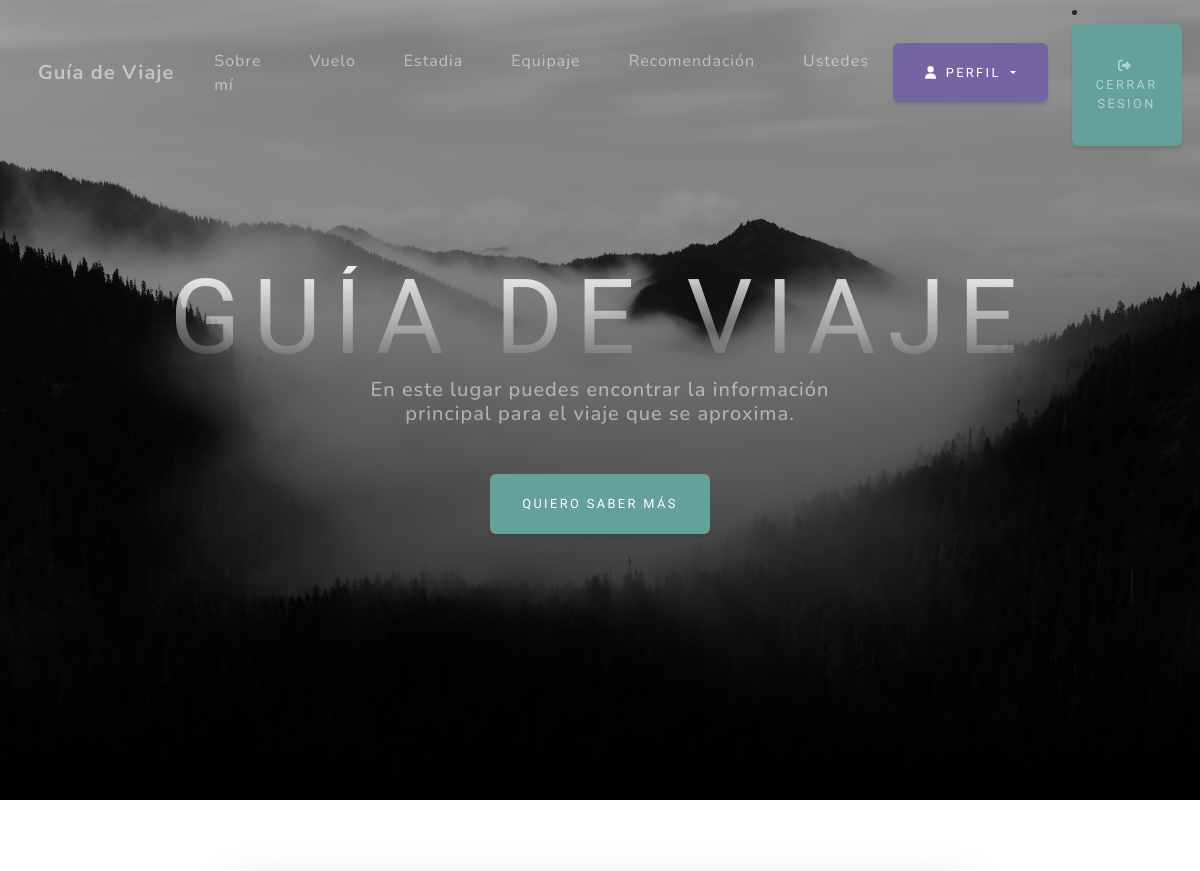
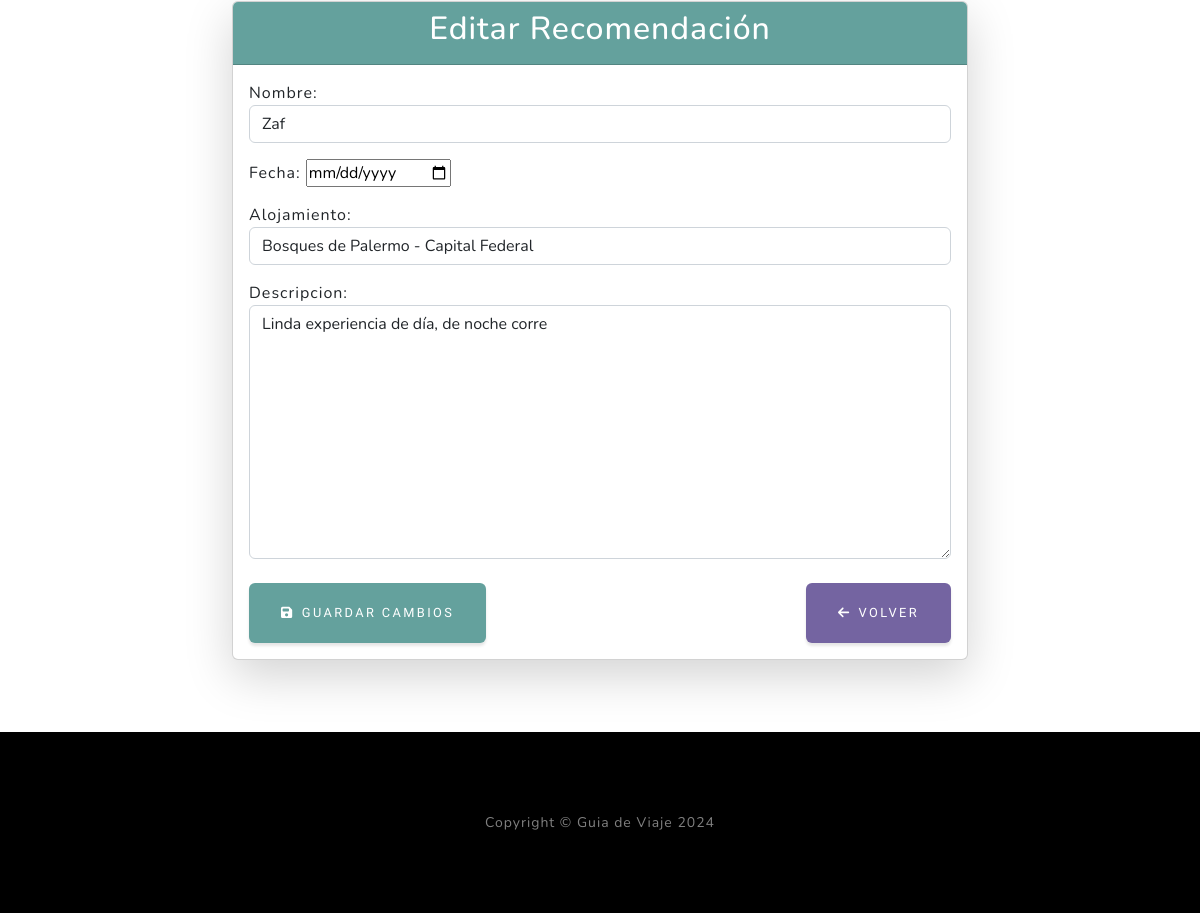
Screenshot of /recomendaciones-editar/18/ (signed in) with the database file from the repository (2 pictures, top to bottom).
### app_viaje/models.py (models this page shows, shortened)
class Recomendaciones(models.Model):
    usuario = models.ForeignKey(User, on_delete=models.CASCADE)
    nombre = models.CharField(max_length=100)
    fecha = models.DateField(default='2023-01-01')  # Definir un valor predeterminado aquí
    alojamiento = models.CharField(max_length=100)
    descripcion = models.TextField()

### app_viaje/views.py (the view)
# urls.py: path('recomendaciones-editar/<int:pk>/', views.editar_recomendaciones, name= 'recomendaciones-editar'),
@login_required
def editar_recomendaciones(request, pk):
    recomendacion = get_object_or_404(Recomendaciones, pk=pk)
    if recomendacion.usuario != request.user and not request.user.is_superuser:
        return HttpResponseForbidden("No tienes permiso para editar esta recomendación.")
    if request.method == "POST":
        recomendaciones_form = RecomendacionesFormulario(request.POST, instance=recomendacion)
        if recomendaciones_form.is_valid():
            recomendaciones_form.save()
            return redirect("recomendaciones")
    else:
        recomendaciones_form = RecomendacionesFormulario(instance=recomendacion)
    return render(request, "app_viaje/forms/editar-recomendaciones.html", {"form": recomendaciones_form})

### app_viaje/forms.py
class RecomendacionesFormulario(forms.ModelForm):
    class Meta:
        model = Recomendaciones
        fields = ["nombre", "fecha", "alojamiento", "descripcion"]
        widgets = {
            "nombre": forms.TextInput(attrs={"class": "form-control", "placeholder":"Ingrese el nombre"},),
            "fecha": forms.DateInput(attrs={"type": "date", "class": "form-conntrol", "placeholder":"AAAA/MM/DD"},),
            "alojamiento": forms.TextInput(attrs={"class": "form-control", "placeholder":"Ingrese el alojamiento y ubicación"},),
            "descripcion": forms.Textarea(attrs={"class": "form-control", "placeholder":"Ingrese la descripcion"})
        }

### app_viaje/templates/app_viaje/forms/editar-recomendaciones.html (shortened to what this page needs)
{% extends "app_viaje/base.html" %}
{% block content %}
<section id="editar-recomendacion" class="py-5">
    <div class="container my-4">
        <div class="row justify-content-center">
            <div class="col-md-8">
                <div class="card shadow-lg">
                    <div class="card-header text-center bg-primary text-white">
                        <h2>Editar Recomendación</h2>
                    </div>
                    <div class="card-body">
                        <form method="post">
                            <div class="mb-3">
                                {{ form.as_p }}
                            </div>
                            <div class="d-flex justify-content-between mt-4">
                                <button type="submit" class="btn btn-primary">
                                    <i class="fas fa-save me-1"></i> Guardar Cambios
                                </button>
                                <a class="btn btn-secondary" href="{% url 'recomendaciones' %}">
                                    <i class="fas fa-arrow-left me-1"></i> Volver
                                </a>
                            </div>
                        </form>
                    </div>
                </div>
            </div>
        </div>
    </div>
</section>
{% endblock %}

### rows the page displays
Recomendaciones: nombre "Zaf", alojamiento "Bosques de Palermo - Capital Federal", descripcion "Linda experiencia de día, de noche corre"
